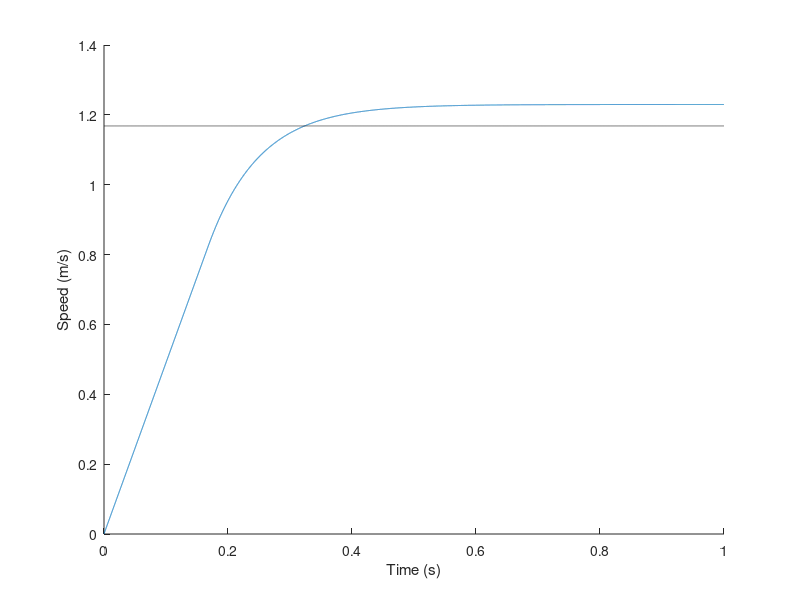

MATLAB code to generate this figure:
clc; clear; close all;

% General params
NUM_MODULES = 3;
ROBOT_MASS = 7; % kg
CoF = 0.5;
friction_cutoff = CoF * ROBOT_MASS * 9.8; % N

% Module params
WHEEL_DIA = 2.375 * 2.54 / 100; % m
GEAR_REDUCTION = 0.75; % 1:GEAR_REDUCTION
SPEED_LOSS_CONSTANT = 0.8;

% Motor params
STALL_TORQUE = 1.4; %N*m Phidgets 3258E_0 10:1
FREE_RPM = 365; %RPM Phidgets 3258E_0 10:1
p = polyfit([0; FREE_RPM], [STALL_TORQUE; 0], 1);

% Sim params
SIM_SECONDS = 1;
SIM_TIMESTEP = 0.0001; % s
sim_num_timesteps = SIM_SECONDS / SIM_TIMESTEP;

%% Shared calcs
max_rpm_loaded = SPEED_LOSS_CONSTANT * FREE_RPM;
max_speed_loaded = (max_rpm_loaded / 60 / GEAR_REDUCTION) * pi * WHEEL_DIA;
stall_force_at_wheel = STALL_TORQUE * GEAR_REDUCTION / (WHEEL_DIA/2); % N

%% Calculating linear specs
max_linear_accel = NUM_MODULES * stall_force_at_wheel / ROBOT_MASS;

loaded_torque = polyval(p, max_rpm_loaded);
loaded_force = loaded_torque * GEAR_REDUCTION / (WHEEL_DIA/2);

resistance_factor = loaded_force / max_speed_loaded; % N / m/s
resistance_factor_t = resistance_factor * (WHEEL_DIA/2) / GEAR_REDUCTION; % N*m / m/s

cur_rpm = 0;
cur_speed = 0;
cur_time = 0;
speeds = zeros(sim_num_timesteps, 1);
times = zeros(sim_num_timesteps, 1);
zero2speed = 0;
for i=1:sim_num_timesteps
    torque = polyval(p, cur_rpm);
    torque = torque - cur_speed * resistance_factor_t;
    
    force = NUM_MODULES * torque * GEAR_REDUCTION / (WHEEL_DIA/2);
    if force > friction_cutoff
        force = friction_cutoff;
    end
    
    accel = force / ROBOT_MASS;
    d_speed = accel * SIM_TIMESTEP;
    cur_speed = cur_speed + d_speed;
    cur_rpm = cur_rpm + d_speed / WHEEL_DIA / pi * GEAR_REDUCTION * 60;
    
    if zero2speed == 0 && cur_speed >= 0.95 * max_speed_loaded
        zero2speed = cur_time;
    end
    
    speeds(i) = cur_speed;
    times(i) = cur_time;
    
    cur_time = cur_time + SIM_TIMESTEP;
end

figure(1);
hold on;
plot(times, speeds);
plot(times, ones(size(times)) * 0.95 * max_speed_loaded, 'k--');
xlabel('Time (s)');
ylabel('Speed (m/s)');
hold off;

disp(['Max linear speed: ', num2str(max_speed_loaded), ' m/s']);
disp(['Max linear acceleration: ', num2str(max_linear_accel), ' m/s^2']);
disp(['Zero to 95% max speed in: ', num2str(zero2speed), ' s']);

%% Calculating rotation specs
module_radius = 0.2; % m
max_speed_rot = max_speed_loaded / module_radius;
MOI = 3 * ROBOT_MASS/3 * module_radius^2;
rotational_torque = 3*module_radius*stall_force_at_wheel;
rotational_accel = rotational_torque/MOI;

disp(['Max rotational speed: ', num2str(max_speed_rot), ' rad/s']);
disp(['Max rotational acceleration: ', num2str(rotational_accel), ' rad/s^2']);
